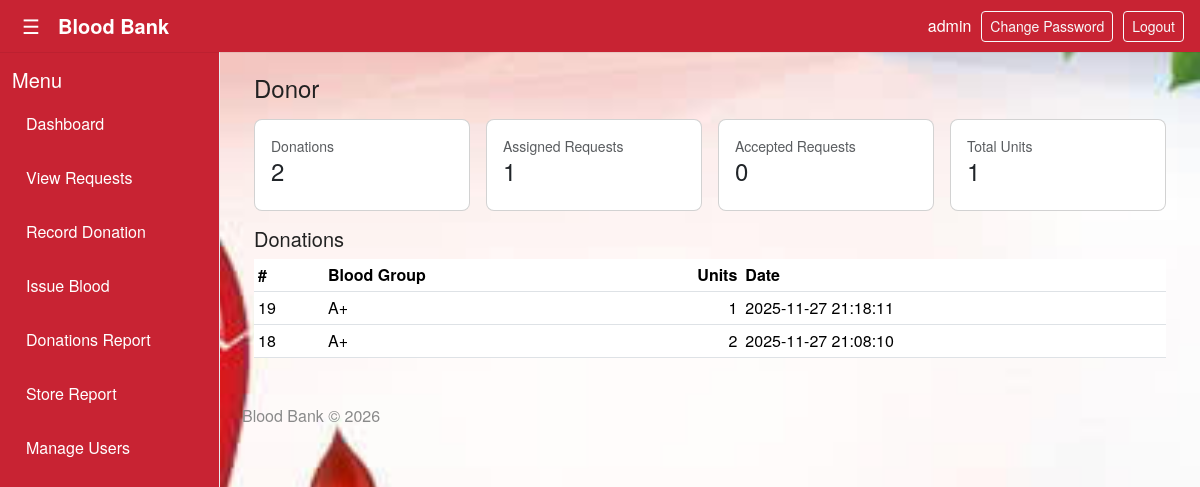
The app's page /donor/6 (signed in) with its own data.
### tables this page shows
CREATE TABLE users (
            id INTEGER PRIMARY KEY,
            name TEXT,
            email_id TEXT UNIQUE,
            phone TEXT,
            username TEXT UNIQUE NOT NULL,
            password_hash TEXT NOT NULL,
            role TEXT NOT NULL DEFAULT 'donor',
            linked_entity_id INTEGER,
            created_at TIMESTAMP DEFAULT CURRENT_TIMESTAMP,
            is_active INTEGER DEFAULT 1,
            profile_pic TEXT,
            blood_type TEXT
        , total_units INTEGER DEFAULT 0, last_donation TIMESTAMP);

CREATE TABLE donations (
            id INTEGER PRIMARY KEY AUTOINCREMENT,
            donor_id INTEGER,
            donor_name TEXT,
            blood_group TEXT,
            units INTEGER,
            created_at TEXT DEFAULT CURRENT_TIMESTAMP
        , request_id INTEGER DEFAULT NULL, donation_date TIMESTAMP, recorded_by INTEGER, notes TEXT);

### bb.py (the view)
@app.route("/donor/<int:id>")
@login_required
def donor_detail(id):
    if not (is_admin() or is_staff() or is_donor()):
        flash("Access denied.", "danger")
        return redirect(url_for("dashboard"))
    row = db_fetchone("SELECT * FROM users WHERE id = ? AND role='donor'", (id,))
    if not row:
        abort(404)
    donations = db_fetchall("SELECT * FROM donations WHERE donor_id = ? ORDER BY created_at DESC", (id,))
    donations_count_row = db_fetchone("SELECT COUNT(*) as c FROM donations WHERE donor_id = ?", (id,))
    donations_count = int(row_get(donations_count_row, "c", 0) or 0)
    requests_assigned_row = db_fetchone("SELECT COUNT(*) as c FROM requests WHERE assigned_donor_id = ?", (id,))
    requests_assigned_count = int(row_get(requests_assigned_row, "c", 0) or 0)
    accepted_requests_row = db_fetchone("SELECT COUNT(*) as c FROM requests WHERE assigned_donor_id = ? AND status = 'accepted'", (id,))
    accepted_requests_count = int(row_get(accepted_requests_row, "c", 0) or 0)
    return render_template(
        "donor_detail.html",
        donor=dict(row),
        donations=rows_to_dicts(donations),
        donations_count=donations_count,
        requests_assigned_count=requests_assigned_count,
        accepted_requests_count=accepted_requests_count
    )

### bb.py (called while the page is built)
def get_db():
    conn = sqlite3.connect(DB_PATH)
    conn.row_factory = sqlite3.Row
    return conn

def db_fetchall(sql, params=()):
    conn = get_db()
    try:
        cur = conn.cursor()
        cur.execute(sql, params)
        rows = cur.fetchall()
        return rows
    finally:
        if conn:
            conn.close()

def db_fetchone(sql, params=()):
    conn = get_db()
    try:
        cur = conn.cursor()
        cur.execute(sql, params)
        row = cur.fetchone()
        return row
    finally:
        if conn:
            conn.close()

def rows_to_dicts(rows):
    return [dict(r) for r in rows]

def row_get(row, key, default=None):
    if row is None:
        return default
    try:
        return row[key]
    except Exception:
        try:
            return dict(row).get(key, default)
        except Exception:
            return default

@login_manager.user_loader
def load_user(user_id):
    row = db_fetchone(
        """
        SELECT
            id, username, role, password_hash, name,
            blood_type, linked_entity_id, is_active, email_id, phone
        FROM users WHERE id = ?
        """,
        (user_id,)
    )
    if row:
        return User(row)
    return None

def is_admin():
    return current_user.is_authenticated and current_user.role == 'admin'

@app.context_processor
def inject_helpers():
    def current_year():
        return datetime.utcnow().year
    def utcnow():
        return datetime.utcnow().isoformat(sep=' ', timespec='seconds')
    return {"current_year": current_year, "utcnow": utcnow}

    @property
    def is_active(self):
        return self._is_active

### templates/donor_detail.html (shortened to what this page needs)
{% extends 'base.html' %}
{% block content %}
<div class="container">
  <h1 class="h4 mb-3">{{ donor.name }}</h1>
  <div class="row g-3 mb-3">
    <div class="col-md-3"><div class="card p-3"><div class="text-muted small">Donations</div><div class="h4">{{ donations_count }}</div></div></div>
    <div class="col-md-3"><div class="card p-3"><div class="text-muted small">Assigned Requests</div><div class="h4">{{ requests_assigned_count }}</div></div></div>
    <div class="col-md-3"><div class="card p-3"><div class="text-muted small">Accepted Requests</div><div class="h4">{{ accepted_requests_count }}</div></div></div>
    <div class="col-md-3"><div class="card p-3"><div class="text-muted small">Total Units</div><div class="h4">{{ donor.total_units }}</div></div></div>
  </div>
  <h5>Donations</h5>
  <div class="table-responsive">
    <table class="table table-sm">
      <thead><tr><th>#</th><th>Blood Group</th><th class="text-end">Units</th><th>Date</th></tr></thead>
      <tbody>
        {% for d in donations %}
          <tr><td>{{ d.id }}</td><td>{{ d.blood_group }}</td><td class="text-end">{{ d.units }}</td><td>{{ d.created_at }}</td></tr>
        {% else %}
          <tr><td colspan="4" class="text-center">No donations</td></tr>
        {% endfor %}
      </tbody>
    </table>
  </div>
</div>
{% endblock %}

### templates/base.html (shortened to what this page needs)
<!doctype html>
<html lang="en">
<head>
  <link href="https://cdn.jsdelivr.net/npm/bootstrap@5.3.2/dist/css/bootstrap.min.css" rel="stylesheet">
  <link rel="stylesheet" href="{{ url_for('static', filename='css/style.css') }}">
</head>
<body>
  <div class="topbar">
    <div style="display:flex;align-items:center">
      <button id="menu-toggle" class="hamburger">&#9776;</button>
      <div class="brand">Blood Bank</div>
    </div>
    <div class="top-actions">
      {% if current_user.is_authenticated %}
        <div style="color:white; text-transform:lowercase;">{{ current_user.username }}</div>
        <a href="{{ url_for('change_password') }}" class="btn btn-sm btn-outline-light">Change Password</a>
        <a href="{{ url_for('logout') }}" class="btn btn-sm btn-outline-light">Logout</a>
      {% endif %}
    </div>
  </div>
  <div class="layout">
    <aside id="sidebar" class="sidebar">
      <h5>Menu</h5>
      <ul class="nav-list">
        {% if not current_user.is_authenticated %}
          <li><a href="{{ url_for('register_donor') }}">Register as Donor</a></li>
          <li><a href="{{ url_for('register_requester') }}">Register as Requester</a></li>
        {% else %}
          {% if current_user.role in ['admin','staff'] %}
            <li><a class="{% if request.endpoint == 'dashboard' %}active{% endif %}" href="{{ url_for('dashboard') }}">Dashboard</a></li>
            <li><a class="{% if request.endpoint == 'requests_page' %}active{% endif %}" href="{{ url_for('requests_page') }}">View Requests</a></li>
            <li><a class="{% if request.endpoint == 'record_donation' %}active{% endif %}" href="{{ url_for('record_donation') }}">Record Donation</a></li>
            <li><a class="{% if request.endpoint == 'issue_blood' %}active{% endif %}" href="{{ url_for('issue_blood') }}">Issue Blood</a></li>
            <li><a class="{% if request.endpoint == 'donations_report' %}active{% endif %}" href="{{ url_for('donations_report') }}">Donations Report</a></li>
            <li><a class="{% if request.endpoint == 'store_report' %}active{% endif %}" href="{{ url_for('store_report') }}">Store Report</a></li>
            <li><a class="{% if request.endpoint == 'users' %}active{% endif %}" href="{{ url_for('users') }}">Manage Users</a></li>
          {% endif %}
        {% endif %}
      </ul>
    </aside>
    <main class="content">
      {% block content %}{% endblock %}
      <footer class="site-footer">
        Blood Bank © {{ current_year() }}
      </footer>
    </main>
  </div>
</body>
</html>

### static/css/style.css (style rules this page uses)
body { background: #f8f9fa; font-family: system-ui, -apple-system, "Segoe UI", Roboto, "Helvetica Neue", Arial; }
.sidebar { height: 100vh; border-right: 1px solid #e9ecef; }
.card { border-radius: 8px; }
.table thead th { vertical-align: middle; }
.btn-sm { padding: .25rem .5rem; }

### records on screen
users: username "admin"
users: name "Donor", total_units "1"
donations: id "19", blood_group "A+", units "1", created_at "2025-11-27 21:18:11"
donations: id "18", blood_group "A+", units "2", created_at "2025-11-27 21:08:10"

### other values on screen
{{ donations_count }} "2"
{{ requests_assigned_count }} "1"
{{ accepted_requests_count }} "0"
{{ current_year() }} "2026"
